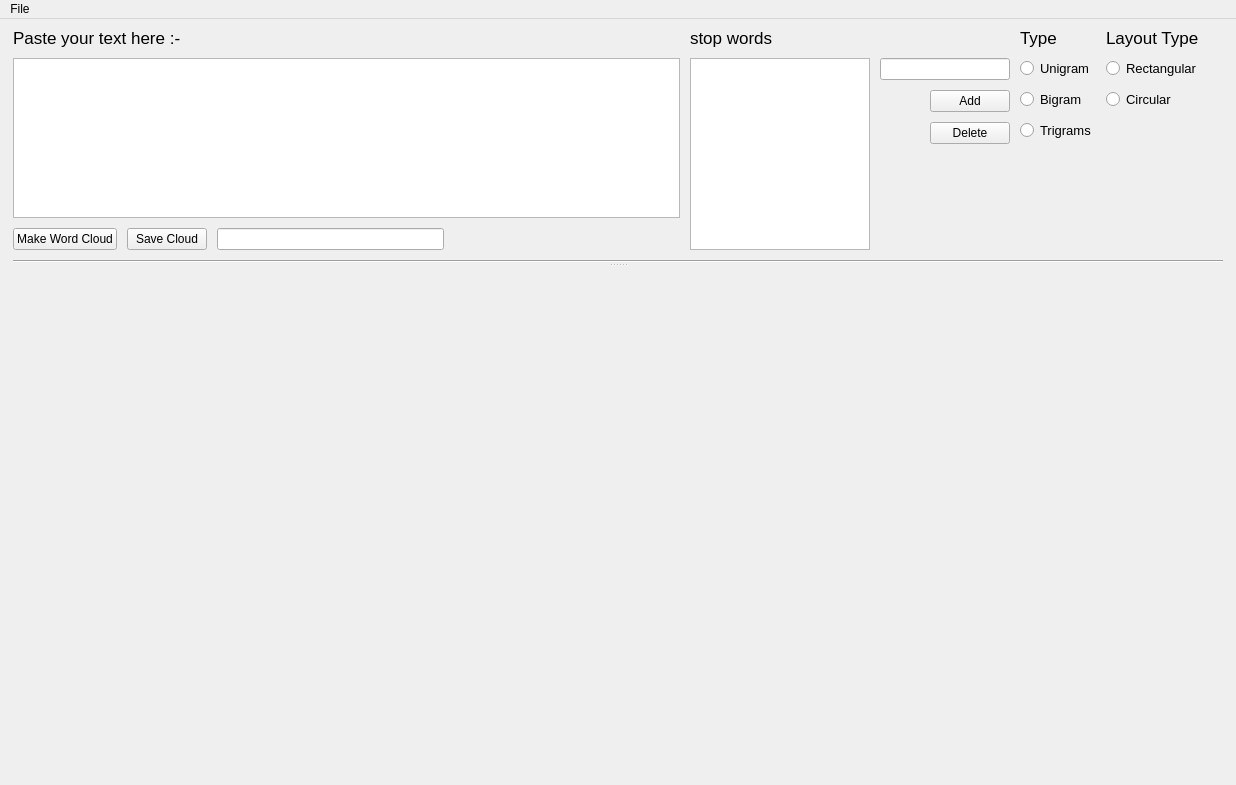
<?xml version="1.0" encoding="UTF-8"?>
<ui version="4.0">
 <class>MainWindow</class>
 <widget class="QMainWindow" name="MainWindow">
  <property name="geometry">
   <rect>
    <x>0</x>
    <y>0</y>
    <width>1236</width>
    <height>785</height>
   </rect>
  </property>
  <property name="minimumSize">
   <size>
    <width>1236</width>
    <height>648</height>
   </size>
  </property>
  <property name="windowTitle">
   <string>WordCloudGenerator</string>
  </property>
  <property name="windowIcon">
   <iconset resource="Icons.qrc">
    <normaloff>:/wordcloud/wc.png</normaloff>:/wordcloud/wc.png</iconset>
  </property>
  <widget class="QWidget" name="centralwidget">
   <layout class="QGridLayout" name="gridLayout">
    <item row="0" column="0">
     <widget class="QSplitter" name="splitter">
      <property name="orientation">
       <enum>Qt::Vertical</enum>
      </property>
      <property name="childrenCollapsible">
       <bool>false</bool>
      </property>
      <widget class="QWidget" name="">
       <layout class="QVBoxLayout" name="verticalLayout" stretch="0,0">
        <property name="spacing">
         <number>10</number>
        </property>
        <property name="sizeConstraint">
         <enum>QLayout::SetMaximumSize</enum>
        </property>
        <property name="leftMargin">
         <number>4</number>
        </property>
        <property name="rightMargin">
         <number>4</number>
        </property>
        <item>
         <layout class="QHBoxLayout" name="horizontalLayout">
          <property name="sizeConstraint">
           <enum>QLayout::SetDefaultConstraint</enum>
          </property>
          <item>
           <layout class="QGridLayout" name="gridLayout1">
            <property name="sizeConstraint">
             <enum>QLayout::SetFixedSize</enum>
            </property>
            <item row="0" column="0" colspan="4">
             <widget class="QLabel" name="label">
              <property name="sizePolicy">
               <sizepolicy hsizetype="Preferred" vsizetype="Fixed">
                <horstretch>0</horstretch>
                <verstretch>0</verstretch>
               </sizepolicy>
              </property>
              <property name="maximumSize">
               <size>
                <width>16777215</width>
                <height>25</height>
               </size>
              </property>
              <property name="font">
               <font>
                <pointsize>13</pointsize>
               </font>
              </property>
              <property name="text">
               <string>Paste your text here :-</string>
              </property>
             </widget>
            </item>
            <item row="3" column="0">
             <widget class="QPushButton" name="makeCloud">
              <property name="sizePolicy">
               <sizepolicy hsizetype="Fixed" vsizetype="Fixed">
                <horstretch>0</horstretch>
                <verstretch>0</verstretch>
               </sizepolicy>
              </property>
              <property name="maximumSize">
               <size>
                <width>16777215</width>
                <height>30</height>
               </size>
              </property>
              <property name="layoutDirection">
               <enum>Qt::LeftToRight</enum>
              </property>
              <property name="text">
               <string>Make Word Cloud</string>
              </property>
             </widget>
            </item>
            <item row="3" column="2">
             <widget class="QLineEdit" name="saveCLoudName"/>
            </item>
            <item row="3" column="3">
             <spacer name="horizontalSpacer_2">
              <property name="orientation">
               <enum>Qt::Horizontal</enum>
              </property>
              <property name="sizeHint" stdset="0">
               <size>
                <width>40</width>
                <height>20</height>
               </size>
              </property>
             </spacer>
            </item>
            <item row="3" column="1">
             <widget class="QPushButton" name="saveCloud">
              <property name="text">
               <string>Save Cloud</string>
              </property>
             </widget>
            </item>
            <item row="1" column="0" colspan="4">
             <widget class="QPlainTextEdit" name="textInput">
              <property name="maximumSize">
               <size>
                <width>10000</width>
                <height>400</height>
               </size>
              </property>
              <property name="layoutDirection">
               <enum>Qt::LeftToRight</enum>
              </property>
             </widget>
            </item>
           </layout>
          </item>
          <item>
           <layout class="QGridLayout" name="gridLayout2">
            <item row="0" column="0">
             <widget class="QLabel" name="label_3">
              <property name="sizePolicy">
               <sizepolicy hsizetype="Preferred" vsizetype="Fixed">
                <horstretch>0</horstretch>
                <verstretch>0</verstretch>
               </sizepolicy>
              </property>
              <property name="maximumSize">
               <size>
                <width>16777215</width>
                <height>30</height>
               </size>
              </property>
              <property name="font">
               <font>
                <pointsize>13</pointsize>
               </font>
              </property>
              <property name="text">
               <string>stop words</string>
              </property>
             </widget>
            </item>
            <item row="1" column="0">
             <layout class="QGridLayout" name="gridLayout_4">
              <item row="0" column="1">
               <layout class="QGridLayout" name="gridLayout_3">
                <item row="0" column="0" colspan="2">
                 <widget class="QLineEdit" name="stopWordInput">
                  <property name="enabled">
                   <bool>true</bool>
                  </property>
                  <property name="sizePolicy">
                   <sizepolicy hsizetype="Expanding" vsizetype="Fixed">
                    <horstretch>0</horstretch>
                    <verstretch>0</verstretch>
                   </sizepolicy>
                  </property>
                 </widget>
                </item>
                <item row="1" column="0">
                 <spacer name="horizontalSpacer">
                  <property name="orientation">
                   <enum>Qt::Horizontal</enum>
                  </property>
                  <property name="sizeType">
                   <enum>QSizePolicy::Fixed</enum>
                  </property>
                  <property name="sizeHint" stdset="0">
                   <size>
                    <width>40</width>
                    <height>20</height>
                   </size>
                  </property>
                 </spacer>
                </item>
                <item row="1" column="1">
                 <widget class="QPushButton" name="addStopWord">
                  <property name="text">
                   <string>Add</string>
                  </property>
                 </widget>
                </item>
                <item row="2" column="1">
                 <widget class="QPushButton" name="deleteStopWord">
                  <property name="text">
                   <string>Delete</string>
                  </property>
                 </widget>
                </item>
                <item row="3" column="1">
                 <spacer name="verticalSpacer_2">
                  <property name="orientation">
                   <enum>Qt::Vertical</enum>
                  </property>
                  <property name="sizeType">
                   <enum>QSizePolicy::Expanding</enum>
                  </property>
                  <property name="sizeHint" stdset="0">
                   <size>
                    <width>20</width>
                    <height>40</height>
                   </size>
                  </property>
                 </spacer>
                </item>
               </layout>
              </item>
              <item row="0" column="0">
               <widget class="QListWidget" name="stopWordList">
                <property name="sizePolicy">
                 <sizepolicy hsizetype="Fixed" vsizetype="Fixed">
                  <horstretch>0</horstretch>
                  <verstretch>0</verstretch>
                 </sizepolicy>
                </property>
                <property name="maximumSize">
                 <size>
                  <width>180</width>
                  <height>400</height>
                 </size>
                </property>
               </widget>
              </item>
             </layout>
            </item>
           </layout>
          </item>
          <item>
           <layout class="QGridLayout" name="gridLayout3">
            <item row="4" column="0">
             <spacer name="verticalSpacer_5">
              <property name="orientation">
               <enum>Qt::Vertical</enum>
              </property>
              <property name="sizeType">
               <enum>QSizePolicy::Expanding</enum>
              </property>
              <property name="sizeHint" stdset="0">
               <size>
                <width>74</width>
                <height>40</height>
               </size>
              </property>
             </spacer>
            </item>
            <item row="0" column="0">
             <widget class="QLabel" name="label_2">
              <property name="enabled">
               <bool>true</bool>
              </property>
              <property name="sizePolicy">
               <sizepolicy hsizetype="Preferred" vsizetype="Fixed">
                <horstretch>0</horstretch>
                <verstretch>0</verstretch>
               </sizepolicy>
              </property>
              <property name="font">
               <font>
                <pointsize>13</pointsize>
               </font>
              </property>
              <property name="text">
               <string>Type </string>
              </property>
             </widget>
            </item>
            <item row="3" column="0">
             <widget class="QRadioButton" name="trigramRB">
              <property name="font">
               <font>
                <pointsize>10</pointsize>
               </font>
              </property>
              <property name="text">
               <string>Trigrams</string>
              </property>
              <attribute name="buttonGroup">
               <string notr="true">buttonGroup</string>
              </attribute>
             </widget>
            </item>
            <item row="1" column="0">
             <widget class="QRadioButton" name="unigramRB">
              <property name="sizePolicy">
               <sizepolicy hsizetype="Preferred" vsizetype="Fixed">
                <horstretch>0</horstretch>
                <verstretch>0</verstretch>
               </sizepolicy>
              </property>
              <property name="font">
               <font>
                <pointsize>10</pointsize>
               </font>
              </property>
              <property name="text">
               <string>Unigram</string>
              </property>
              <attribute name="buttonGroup">
               <string notr="true">buttonGroup</string>
              </attribute>
             </widget>
            </item>
            <item row="2" column="0">
             <widget class="QRadioButton" name="bigramRB">
              <property name="font">
               <font>
                <pointsize>10</pointsize>
               </font>
              </property>
              <property name="text">
               <string>Bigram</string>
              </property>
              <attribute name="buttonGroup">
               <string notr="true">buttonGroup</string>
              </attribute>
             </widget>
            </item>
           </layout>
          </item>
          <item>
           <layout class="QGridLayout" name="gridLayout4">
            <item row="2" column="0">
             <widget class="QRadioButton" name="circularRB">
              <property name="font">
               <font>
                <pointsize>10</pointsize>
               </font>
              </property>
              <property name="text">
               <string>Circular</string>
              </property>
             </widget>
            </item>
            <item row="1" column="0">
             <widget class="QRadioButton" name="rectangularRB">
              <property name="font">
               <font>
                <pointsize>10</pointsize>
               </font>
              </property>
              <property name="text">
               <string>Rectangular</string>
              </property>
             </widget>
            </item>
            <item row="0" column="0">
             <widget class="QLabel" name="label_4">
              <property name="sizePolicy">
               <sizepolicy hsizetype="Fixed" vsizetype="Fixed">
                <horstretch>0</horstretch>
                <verstretch>0</verstretch>
               </sizepolicy>
              </property>
              <property name="font">
               <font>
                <pointsize>13</pointsize>
               </font>
              </property>
              <property name="text">
               <string>Layout Type</string>
              </property>
             </widget>
            </item>
            <item row="3" column="0">
             <spacer name="verticalSpacer">
              <property name="orientation">
               <enum>Qt::Vertical</enum>
              </property>
              <property name="sizeHint" stdset="0">
               <size>
                <width>117</width>
                <height>19</height>
               </size>
              </property>
             </spacer>
            </item>
           </layout>
          </item>
         </layout>
        </item>
        <item>
         <widget class="Line" name="line">
          <property name="font">
           <font>
            <pointsize>12</pointsize>
            <weight>75</weight>
            <bold>true</bold>
           </font>
          </property>
          <property name="orientation">
           <enum>Qt::Horizontal</enum>
          </property>
         </widget>
        </item>
       </layout>
      </widget>
      <widget class="MplWidget" name="mpl" native="true">
       <property name="sizePolicy">
        <sizepolicy hsizetype="Expanding" vsizetype="Expanding">
         <horstretch>0</horstretch>
         <verstretch>0</verstretch>
        </sizepolicy>
       </property>
       <property name="minimumSize">
        <size>
         <width>0</width>
         <height>600</height>
        </size>
       </property>
      </widget>
     </widget>
    </item>
   </layout>
  </widget>
  <widget class="QMenuBar" name="menubar">
   <property name="geometry">
    <rect>
     <x>0</x>
     <y>0</y>
     <width>1236</width>
     <height>21</height>
    </rect>
   </property>
   <widget class="QMenu" name="menuFile">
    <property name="title">
     <string>File</string>
    </property>
    <addaction name="actionOpen"/>
    <addaction name="actionExit"/>
   </widget>
   <addaction name="menuFile"/>
  </widget>
  <action name="actionOpen">
   <property name="text">
    <string>&amp;Open</string>
   </property>
  </action>
  <action name="actionExit">
   <property name="text">
    <string>Exit</string>
   </property>
  </action>
 </widget>
 <customwidgets>
  <customwidget>
   <class>MplWidget</class>
   <extends>QWidget</extends>
   <header>mplwidget</header>
   <container>1</container>
  </customwidget>
 </customwidgets>
 <resources>
  <include location="Icons.qrc"/>
 </resources>
 <connections/>
 <buttongroups>
  <buttongroup name="buttonGroup"/>
 </buttongroups>
</ui>
